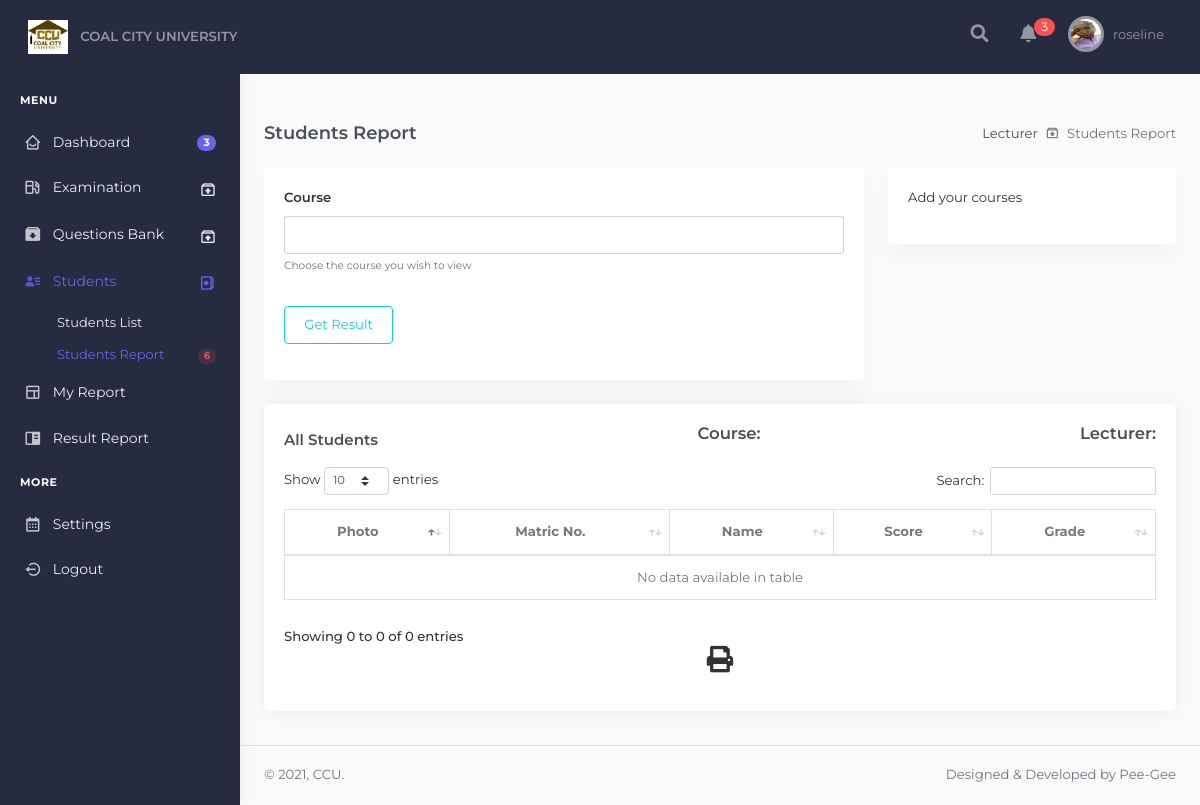
Before: /lecturer/student-report/ (signed in) with the older database file.
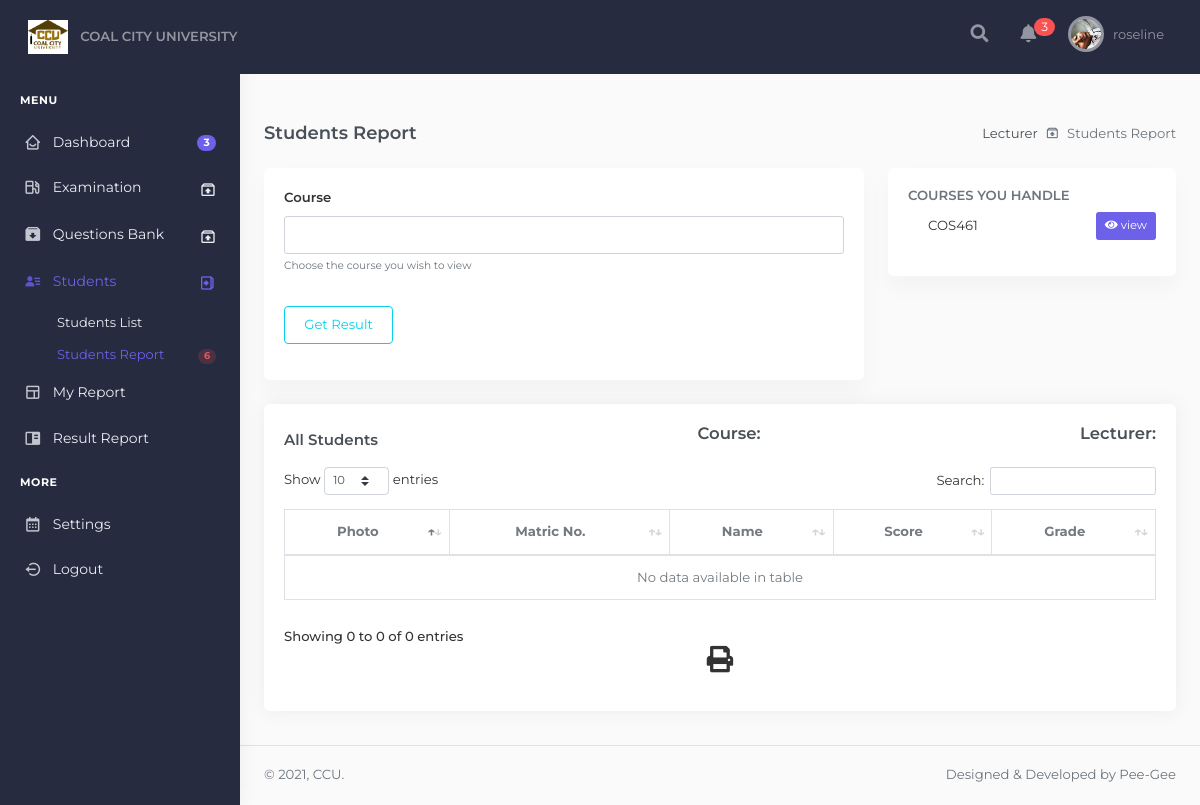
After: the same page with the newer database file.
### exam/models.py (models this page shows)
class Teacher(models.Model):
    id = models.AutoField(primary_key=True)
    name = models.CharField('Name', max_length=20)
    username = models.CharField(
        ('username'), max_length=150, unique=True, error_messages={'unique': ("A user with that username already exists."),
        },
    )
    sex = models.CharField('Gender', max_length=10, choices=SEX, default='Male')
    dept = models.CharField('Department', max_length=100, choices=DEPT, default=None)
    email = models.EmailField('Email', default=None)
    password1 = models.CharField('Password', max_length=20, default='000000')
    password2 = models.CharField('Password2', max_length=20, default='000000')
    objects = models.Manager()
    EMAIL_FIELD = 'email'
    USERNAME_FIELD = 'username'
    set_password = 'password'
    def __str__(self):
        return self.name
    class Meta:
        db_table = 'teacher'
        verbose_name = 'Teacher'
        verbose_name_plural = verbose_name

class Course(models.Model):
    tid = models.ForeignKey(Teacher, on_delete=models.CASCADE)
    course = models.CharField(
        ('Course'), max_length=20, unique=True, error_messages={'unique': ("The Course has already been created, Add Questions!"),
        }, default=''
    )
    objects = models.Manager()
    def __str__(self):
        return self.course
    class Meta:
        db_table = 'course'
        verbose_name = 'Teacher course'
        verbose_name_plural = verbose_name

### lecturers/models.py (models this page shows, shortened)
class Profile(models.Model):
    user = models.OneToOneField(Teacher, on_delete=models.CASCADE)
    image = models.ImageField(default='default.png', upload_to='profile_pics')
    coverimage = models.ImageField(default='default.png', upload_to='cover_pics')

### lecturers/views.py (the view)
# urls.py: path('student-report/', views.studentReport, name='student_report'),
def studentReport(request):
        username = request.session['username']
        print("username::::::", username)
        teacher = Teacher.objects.get(username=username)
        print("teacher::::::", teacher)
        courses = Course.objects.filter(tid=teacher)
        print("courses", courses)
        if request.GET.keys():
            if request.GET.get('src') != '':
                keyword = request.GET.get('src')
                courses = Course.objects.filter(Q(brand=keyword.capitalize()) | Q(type=keyword.capitalize()))
        if request.method=='POST':
            form = StudentReportForm(request.POST)
            if form.is_valid():
                subject = request.POST.get('course')
                print("courseeee", subject)
                lecturer = Paper.objects.get(course=subject)
                grade = Grade.objects.filter(subject=subject)
                queryset = Grade.objects.filter(subject=subject)
                print("queryset", queryset)
                if request.GET.keys():
                    if request.GET.get('src') != '':
                        keyword = request.GET.get('src')
                        queryset = Paper.objects.filter(Q(brand=keyword.capitalize()) | Q(type=keyword.capitalize()))
                context = {
                    'form': form,
                    'teacher': teacher,
                    'lecturer': lecturer,
                    'courses': courses,
                    'course': form.cleaned_data.get('course'),
                    'grade': grade,
                    'queryset': queryset,
                }
                print("subject", subject)
                print("grade", grade)
                return render(request,'lecturers/student_report.html', context)
        else:
            context = {
                'form' : StudentReportForm(),
                'teacher': teacher,
                'courses': courses,
            }
            return render (request, 'lecturers/student_report.html', context)

### lecturers/forms.py
class StudentReportForm(forms.Form):
        course = forms.CharField(required=False, label='Course', initial=None, help_text="Choose the course you wish to view")
        class Meta:
            fields = [
                'course',
            ]

### lecturers/templates/lecturers/student_report.html (shortened to what the changed rows need)
{% extends "lecturers/base.html" %}
{% load crispy_forms_tags %}
    {% block content %}
            <div class="main-content">
                <div class="page-content">
                    <div class="container-fluid">
                        <div class="row">
                            <div class="col-12 col-sm-12 col-md-4 col-xl-4">
                                <div class="card card-animate border-light shadow-sm">
                                    <div class="card-body">
                                        {% if courses %}
                                        {% for course in courses %}
                                        <h6 class="text-muted text-uppercase mt-0">Courses you handle</h6>
                                            <ul class="question-list">
                                                <li class="d-flex align-items-center justify-content-between">
                                                    {{ course }} <a href="" class="btn btn-primary btn-sm"><i class="fa fa-eye" aria-hidden="true"></i> view</a>
                                                </li>
                                            </ul>
                                        {% endfor %}
                                        {% else %}
                                        <p>Add your courses</p>
                                        {% endif %}
                                    </div>
                                </div>
                            </div>
                        </div>
                        <div class="row">
                            <div class="col-12">
                                 <div class="card card-animate" id="exampl">
                                    <div class="card-body">
                                        <table id="state-saving-datatable" style="" border="1" class="table nowrap table-bordered" data-toggle="table" data-pagination="true" data-search="true" data-show-columns="true" data-show-pagination-switch="true" data-show-refresh="true" data-key-events="true" data-show-toggle="true" data-resizable="true" data-cookie="true" data-cookie-id-table="saveId" data-show-export="true" data-click-to-select="true" data-toolbar="#toolbar">
                                            <thead style="">
                                                <tr align="center">
                                                    <th> Photo </th>
                                                    <th> Matric No.</th>
                                                    <th> Name </th>
                                                    <th> Score </th>
                                                    <th> Grade </th>
                                                </tr>
                                            </thead>
                                        </table>
                                    </div>
                                </div>
                            </div>
                        </div>
                    </div>
                </div>
            </div>
            {% endblock content %}

### lecturers/templates/lecturers/base.html (shortened to what the changed rows need)
{% load static %}
<!doctype html>
<html>
    <head>
        <link href="{% static 'exam/plugins/datatables/dataTables.bootstrap4.css' %}" rel="stylesheet" type="text/css" />
        <link href="{% static 'exam/plugins/datatables/responsive.bootstrap4.css' %}" rel="stylesheet" type="text/css" />
        <link href="{% static 'exam/plugins/datatables/buttons.bootstrap4.css' %}" rel="stylesheet" type="text/css" />
        <link href="{% static 'exam/plugins/datatables/select.bootstrap4.css' %}" rel="stylesheet" type="text/css" />
        <link href="{% static 'exam/plugins/fontawesome5/css/all.min.css' %}" rel="stylesheet" type="text/css" />
        <link href="https://unpkg.com/boxicons@2.0.7/css/boxicons.min.css" rel="stylesheet" type="text/css" />
        <link href="{% static 'exam/plugins/sweetalert2/sweetalert2.min.css' %}" rel="stylesheet" type="text/css">
        <link href="{% static 'exam/toastr.min.css' %}" rel="stylesheet" type="text/css" media="all"/>
        <link href="{% static 'exam/plugins/bootstrap.min.css' %}" rel="stylesheet" type="text/css" />
        <link href="{% static 'exam/style.css' %}" rel="stylesheet" type="text/css" />
        <link href="{% static 'exam/theme.min.css' %}" rel="stylesheet" type="text/css" />
    </head>
    <body>
        <nav class="navbar navbar-expand-lg navbar-dark sticky-top">
            <div class="container-fluid">
              <div class="collapse navbar-collapse" id="navbarSupportedContent">
                <ul class="navbar-nav align-items-center justify-content-xl-center ml-auto">
                    <li class="nav-item dropdown">
                        <a class="nav-link navbar-link waves-effect" href="javascript:void(0)" id="page-header-user-dropdown" data-toggle="dropdown" aria-haspopup="true" aria-expanded="false">
                            <img width="30px" class="rounded-circle header-profile-user" src="{{teacher.profile.image.url}}"  />
                            <span class="d-none d-sm-inline-block ml-1 font-size-13">{{teacher.username}}</span>
                        </a>
                    </li>
                </ul>
              </div>
            </div>
        </nav>
            {% block content %}
            {% endblock %}
        {% load sweetify%}
    </body>
</html>

Changed rows visible on the page:
changed through a linked row, Teacher "roseline": profile.image: a different picture
added Course: course "COS461"
Other visible differences:
text no longer shown: "Add your courses"
